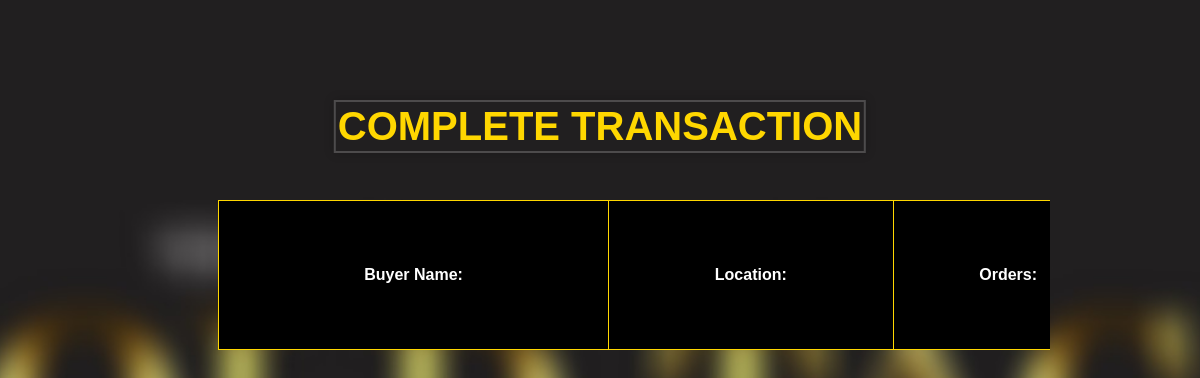
Before: /delivered.php?email=rhaven with the older database file.
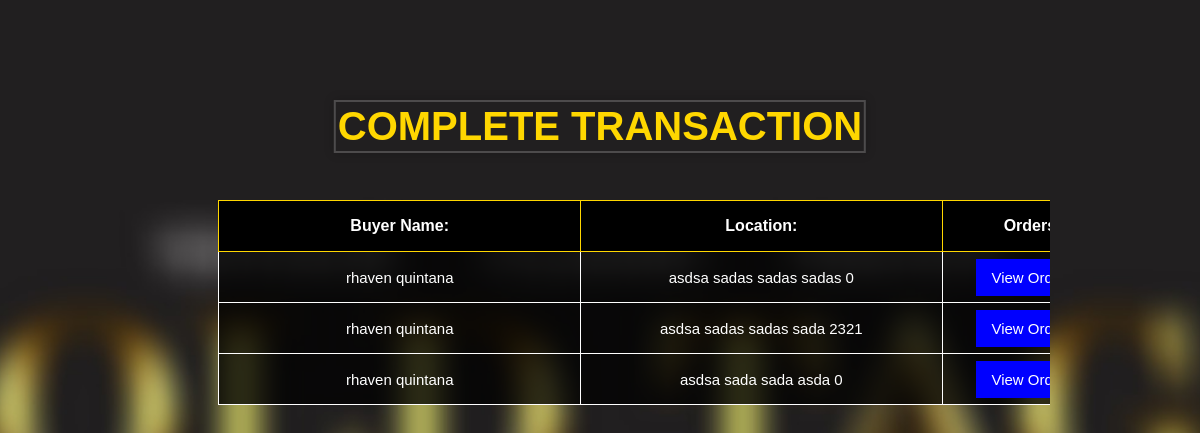
After: the same page with the newer database file.
### tables this page shows
CREATE TABLE `complete_transaction` (
  `id` int(11) NOT NULL,
  `buyer_name` varchar(255) NOT NULL,
  `contact_number` bigint(20) NOT NULL,
  `address` varchar(255) NOT NULL,
  `product_name` varchar(255) NOT NULL,
  `total_price` int(255) NOT NULL,
  `quantity` int(255) NOT NULL,
  `product_size` varchar(255) NOT NULL,
  `email` varchar(255) NOT NULL,
  `image` varchar(255) NOT NULL,
  `item_uid` varchar(255) NOT NULL,
  `proof` varchar(255) NOT NULL,
  `rider` varchar(255) NOT NULL,
  `product_id` varchar(255) NOT NULL
);

### delivered.php (the view, shortened to what this page needs)
<?php
require_once("connection.php");
$email = $_GET['email'];
$sql = "SELECT * FROM complete_transaction WHERE rider= '$email'";
$result = mysqli_query($conn,$sql);
?>
<!DOCTYPE html>
<html lang="en">
<head>
    <link rel="stylesheet" href="orders.css">
</head>
<body>
    <header>
        <h1>COMPLETE TRANSACTION</h1>
    </header>
    <div class="scroll">
        <table>
            <tr>
                <th>Buyer Name:</th>
                <th>Location:</th>
                <th>Orders:</th>
            </tr>
            <?php
                while($row = mysqli_fetch_assoc($result)){
            ?>
            <tr>
                <td><?php echo $row['buyer_name'] ?></td>
                <td><?php echo $row['address'] ?></td>
                <td class="link"><a href="successfully_delivered.php?&email=<?php echo $email ?>">View Orders</a></td>
            </tr>
            <?php
                }
            ?>
        </table>
    </div>
</body>
</html>

Changed rows visible on the page:
added complete_transaction: buyer_name "rhaven quintana", address "asdsa sadas sadas sadas 0"
added complete_transaction: buyer_name "rhaven quintana", address "asdsa sadas sadas sada 2321"
added complete_transaction: buyer_name "rhaven quintana", address "asdsa sada sada asda 0"
